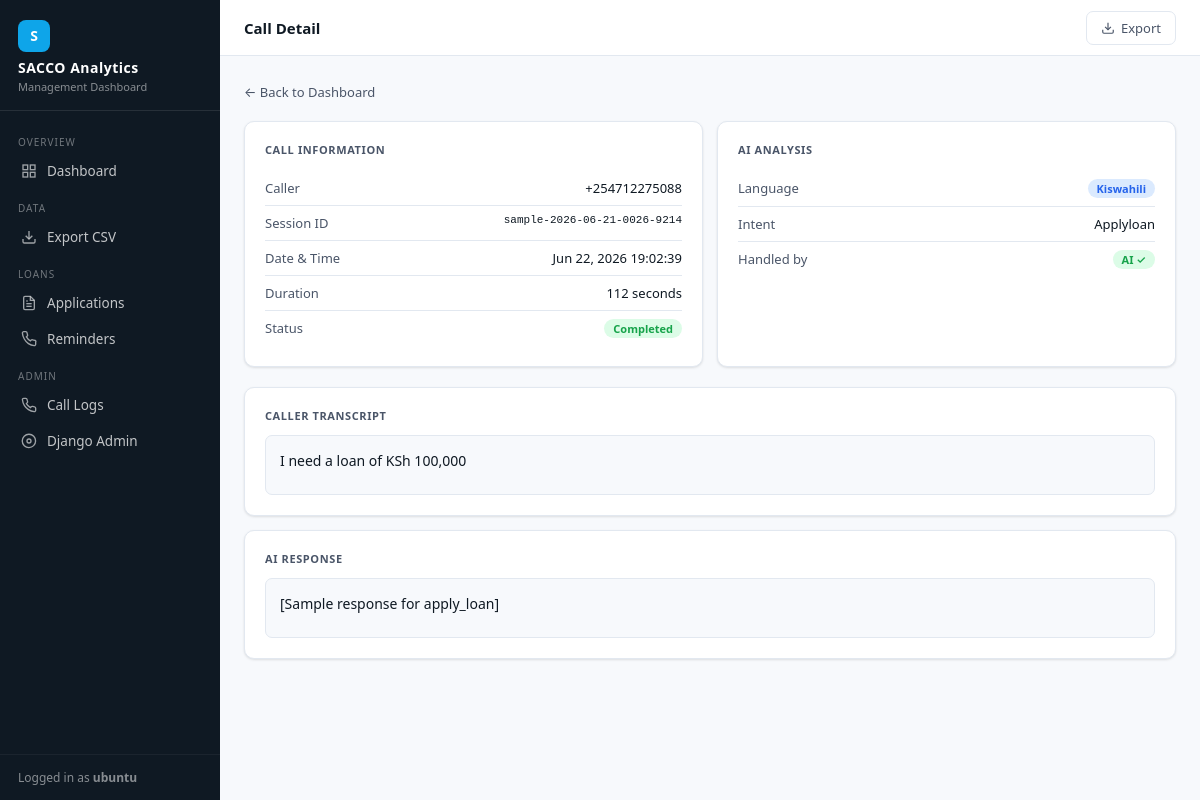
Screenshot of /analytics/call/574/ (signed in) with the database file from the repository.
### voice/models.py (models this page shows, shortened)
class CallLog(models.Model):
    STATUS_CHOICES = [
        ("received", "Received"),
        ("processing", "Processing"),
        ("completed", "Completed"),
        ("failed", "Failed"),
    ]
    LANGUAGE_CHOICES = [
        ("sw", "Kiswahili"),
        ("en", "English"),
        ("mixed", "Mixed"),
        ("", "Unknown"),
    ]
    caller_number = models.CharField(
        max_length=20,
        help_text="Caller's phone number in E.164 format, e.g. +254712345678",
    )
    session_id = models.CharField(
        max_length=100,
        unique=True,
        help_text="Africa's Talking session ID — unique per call",
    )
    status = models.CharField(
        max_length=20,
        choices=STATUS_CHOICES,
        default="received",
    )
    recording_url = models.URLField(
        blank=True,
        help_text="URL of the caller's recorded audio from Africa's Talking",
    )
    transcript = models.TextField(
        blank=True,
        help_text="Speech-to-text transcript of what the caller said",
    )
    language_detected = models.CharField(
        max_length=10,
        blank=True,
        choices=LANGUAGE_CHOICES,
        help_text="Language detected by Claude: 'sw', 'en', or 'mixed'",
    )
    intent_detected = models.CharField(
        max_length=50,
        blank=True,
        help_text=(
            "Intent classified by Claude, e.g. check_balance, apply_loan, etc."
        ),
    )
    response_given = models.TextField(
        blank=True,
        help_text="The text response spoken back to the caller via TTS",
    )
    created_at = models.DateTimeField(auto_now_add=True)
    duration_seconds = models.IntegerField(
        default=0,
        help_text="Call duration in seconds (populated after call ends)",
    )
    class Meta:
        ordering = ["-created_at"]
        verbose_name = "Call Log"
        verbose_name_plural = "Call Logs"

### analytics/views.py (the view)
# urls.py: path("call/<int:call_id>/", views.call_detail,    name="call_detail"),
@login_required
def call_detail(request, call_id):
    call = get_object_or_404(CallLog, pk=call_id)
    return render(request, "analytics/call_detail.html", {"call": call})

### analytics/templates/analytics/call_detail.html (shortened to what this page needs)
{% extends "analytics/base_dashboard.html" %}
{% block page_title %}Call Detail{% endblock %}
{% block content %}
<a href="{% url 'analytics:home' %}" class="back-link">
  ← Back to Dashboard
</a>
<div class="detail-grid">
  <div class="detail-card">
    <h3>Call Information</h3>
    <div class="field-row">
      <span class="field-label">Caller</span>
      <span class="field-value">{{ call.caller_number }}</span>
    </div>
    <div class="field-row">
      <span class="field-label">Session ID</span>
      <span class="field-value" style="font-family:monospace;font-size:11px;">{{ call.session_id }}</span>
    </div>
    <div class="field-row">
      <span class="field-label">Date &amp; Time</span>
      <span class="field-value">{{ call.created_at|date:"M j, Y H:i:s" }}</span>
    </div>
    <div class="field-row">
      <span class="field-label">Duration</span>
      <span class="field-value">{{ call.duration_seconds }} seconds</span>
    </div>
    <div class="field-row">
      <span class="field-label">Status</span>
      <span class="field-value">
        {% if call.status == "completed" %}
          <span class="badge badge-green">Completed</span>
        {% elif call.status == "failed" %}
          <span class="badge badge-red">Failed</span>
        {% elif call.status == "processing" %}
          <span class="badge badge-amber">Processing</span>
        {% else %}
          <span class="badge badge-gray">{{ call.status|title }}</span>
        {% endif %}
      </span>
    </div>
  </div>
  <div class="detail-card">
    <h3>AI Analysis</h3>
    <div class="field-row">
      <span class="field-label">Language</span>
      <span class="field-value">
        {% if call.language_detected == "sw" %}
          <span class="badge badge-blue">Kiswahili</span>
        {% elif call.language_detected == "en" %}
          <span class="badge badge-gray">English</span>
        {% elif call.language_detected == "mixed" %}
          <span class="badge badge-amber">Mixed</span>
        {% else %}
          <span class="badge badge-gray">Unknown</span>
        {% endif %}
      </span>
    </div>
    <div class="field-row">
      <span class="field-label">Intent</span>
      <span class="field-value">
        {% if call.intent_detected %}
          {{ call.intent_detected|cut:"_"|title }}
        {% else %}
          <span style="color:var(--ink-soft)">—</span>
        {% endif %}
      </span>
    </div>
    <div class="field-row">
      <span class="field-label">Handled by</span>
      <span class="field-value">
        {% if call.intent_detected == "speak_to_agent" or call.status == "failed" %}
          <span class="badge badge-amber">Human Agent</span>
        {% else %}
          <span class="badge badge-green">AI ✓</span>
        {% endif %}
      </span>
    </div>
  </div>
</div>
<div class="transcript-card">
  <h3>Caller Transcript</h3>
  {% if call.transcript %}
    <div class="transcript-text">{{ call.transcript }}</div>
  {% else %}
    <div class="transcript-text empty-text">No transcript available for this call.</div>
  {% endif %}
</div>
<div class="transcript-card">
  <h3>AI Response</h3>
  {% if call.response_given %}
    <div class="transcript-text">{{ call.response_given }}</div>
  {% else %}
    <div class="transcript-text empty-text">No response recorded.</div>
  {% endif %}
</div>
{% endblock %}

### analytics/templates/analytics/base_dashboard.html (shortened to what this page needs)
<!DOCTYPE html>
<html lang="en">
<head>
</head>
<body>
<aside class="sidebar" id="sidebar">
  <div class="sidebar-brand">
    <div class="logo-mark">S</div>
    <h1>SACCO Analytics</h1>
    <p>Management Dashboard</p>
  </div>
  <nav>
    <div class="nav-section">Overview</div>
    <a href="{% url 'analytics:home' %}"
       class="nav-link {% if request.resolver_match.url_name == 'home' %}active{% endif %}">
      <svg viewBox="0 0 24 24" fill="none" stroke="currentColor" stroke-width="2">
        <rect x="3" y="3" width="7" height="7"/><rect x="14" y="3" width="7" height="7"/>
        <rect x="3" y="14" width="7" height="7"/><rect x="14" y="14" width="7" height="7"/>
      </svg>
      Dashboard
    </a>
    <div class="nav-section">Data</div>
    <a href="{% url 'analytics:export_csv' %}" class="nav-link">
      <svg viewBox="0 0 24 24" fill="none" stroke="currentColor" stroke-width="2">
        <path d="M21 15v4a2 2 0 0 1-2 2H5a2 2 0 0 1-2-2v-4"/>
        <polyline points="7 10 12 15 17 10"/><line x1="12" y1="15" x2="12" y2="3"/>
      </svg>
      Export CSV
    </a>
    <div class="nav-section">Loans</div>
    <a href="{% url 'loans:applications_list' %}"
       class="nav-link {% if 'applications' in request.path %}active{% endif %}">
      <svg viewBox="0 0 24 24" fill="none" stroke="currentColor" stroke-width="2">
        <path d="M14 2H6a2 2 0 0 0-2 2v16a2 2 0 0 0 2 2h12a2 2 0 0 0 2-2V8z"/>
        <polyline points="14 2 14 8 20 8"/>
        <line x1="16" y1="13" x2="8" y2="13"/>
        <line x1="16" y1="17" x2="8" y2="17"/>
        <polyline points="10 9 9 9 8 9"/>
      </svg>
      Applications
    </a>
    <a href="{% url 'loans:reminders_list' %}"
       class="nav-link {% if 'reminders' in request.path %}active{% endif %}">
      Reminders
    </a>
    <div class="nav-section">Admin</div>
    <a href="/admin/voice/calllog/" class="nav-link">
      Call Logs
    </a>
    <a href="/admin/" class="nav-link">
      <svg viewBox="0 0 24 24" fill="none" stroke="currentColor" stroke-width="2">
        <circle cx="12" cy="12" r="3"/>
        <path d="M19.07 4.93A10 10 0 1 0 4.93 19.07 10 10 0 0 0 19.07 4.93z"/>
      </svg>
      Django Admin
    </a>
  </nav>
  <div class="sidebar-footer">
    Logged in as <strong>{{ request.user.username }}</strong>
  </div>
</aside>
<div class="main">
  <header class="topbar">
    <div style="display:flex;align-items:center;gap:12px;">
      <h2>{% block page_title %}Dashboard{% endblock %}</h2>
    </div>
    <div class="topbar-actions">
      <a href="{% url 'analytics:export_csv' %}" class="btn btn-ghost">
        <svg viewBox="0 0 24 24" fill="none" stroke="currentColor" stroke-width="2">
          <path d="M21 15v4a2 2 0 0 1-2 2H5a2 2 0 0 1-2-2v-4"/>
          <polyline points="7 10 12 15 17 10"/><line x1="12" y1="15" x2="12" y2="3"/>
        </svg>
        Export
      </a>
    </div>
  </header>
  <main class="page-body">
    {% block content %}{% endblock %}
  </main>
</div>
</body>
</html>

### analytics/templates/analytics/base_dashboard.html (style rules this page uses)
:root { --ink: #0f1923; --ink-soft: #4a5568; --surface: #f7f9fc; --card: #ffffff; --border: #e2e8f0; --green: #16a34a; --green-lt: #dcfce7; --amber: #d97706; --amber-lt: #fef3c7; --red: #dc2626; --red-lt: #fee2e2; --blue: #2563eb; --blue-lt: #dbeafe; --accent: #0ea5e9; --sidebar-w: 220px; --radius: 10px; --shadow: 0 1px 3px rgba(0,0,0,.08), 0 1px 2px rgba(0,0,0,.04); }
*, *::before, *::after { box-sizing: border-box; margin: 0; padding: 0; }
body { font-family: system-ui, -apple-system, "Segoe UI", sans-serif; background: var(--surface); color: var(--ink); min-height: 100vh; display: flex; }
.sidebar { width: var(--sidebar-w); background: var(--ink); color: #fff; display: flex; flex-direction: column; position: fixed; top: 0; left: 0; bottom: 0; z-index: 100; transition: transform .25s ease; }
.sidebar-brand { padding: 20px 18px 16px; border-bottom: 1px solid rgba(255,255,255,.1); }
.sidebar-brand .logo-mark { display: inline-block; width: 32px; height: 32px; background: var(--accent); border-radius: 8px; font-weight: 800; font-size: 14px; line-height: 32px; text-align: center; margin-bottom: 8px; }
.sidebar-brand h1 { font-size: 14px; font-weight: 700; letter-spacing: .5px; line-height: 1.2; }
.sidebar-brand p { font-size: 11px; opacity: .5; margin-top: 2px; }
nav { flex: 1; padding: 12px 0; }
.nav-section { font-size: 10px; text-transform: uppercase; letter-spacing: 1px; opacity: .4; padding: 12px 18px 4px; }
.nav-link { display: flex; align-items: center; gap: 10px; padding: 9px 18px; font-size: 13.5px; color: rgba(255,255,255,.75); text-decoration: none; border-left: 3px solid transparent; transition: all .15s; }
.nav-link svg { width: 16px; height: 16px; opacity: .8; flex-shrink: 0; }
.sidebar-footer { padding: 14px 18px; border-top: 1px solid rgba(255,255,255,.1); font-size: 12px; opacity: .5; }
.main { margin-left: var(--sidebar-w); flex: 1; display: flex; flex-direction: column; min-height: 100vh; }
.topbar { position: sticky; top: 0; background: var(--card); border-bottom: 1px solid var(--border); padding: 0 24px; height: 56px; display: flex; align-items: center; justify-content: space-between; z-index: 50; }
.topbar h2 { font-size: 15px; font-weight: 600; }
.topbar-actions { display: flex; gap: 10px; align-items: center; }
.btn { display: inline-flex; align-items: center; gap: 6px; padding: 7px 14px; border-radius: 7px; font-size: 13px; font-weight: 500; cursor: pointer; border: 1px solid transparent; text-decoration: none; transition: all .15s; }
.btn-ghost { background: transparent; border-color: var(--border); color: var(--ink-soft); }
.btn svg { width: 14px; height: 14px; }
.page-body { padding: 24px; flex: 1; }

### analytics/templates/analytics/call_detail.html (style rules this page uses)
.back-link { display: inline-flex; align-items: center; gap: 6px; color: var(--ink-soft); text-decoration: none; font-size: 13px; margin-bottom: 20px; }
.detail-grid { display: grid; grid-template-columns: 1fr 1fr; gap: 14px; margin-bottom: 20px; }
.detail-card { background: var(--card); border: 1px solid var(--border); border-radius: var(--radius); padding: 20px; box-shadow: var(--shadow); }
.detail-card h3 { font-size: 11px; font-weight: 600; text-transform: uppercase; letter-spacing: .6px; color: var(--ink-soft); margin-bottom: 14px; }
.field-row { display: flex; justify-content: space-between; align-items: flex-start; padding: 8px 0; border-bottom: 1px solid var(--border); font-size: 13px; }
.field-row:last-child { border-bottom: none; }
.field-label { color: var(--ink-soft); flex-shrink: 0; margin-right: 12px; }
.field-value { font-weight: 500; text-align: right; }
.transcript-card { background: var(--card); border: 1px solid var(--border); border-radius: var(--radius); padding: 20px; box-shadow: var(--shadow); margin-bottom: 14px; }
.transcript-card h3 { font-size: 11px; font-weight: 600; text-transform: uppercase; letter-spacing: .6px; color: var(--ink-soft); margin-bottom: 12px; }
.transcript-text { background: var(--surface); border: 1px solid var(--border); border-radius: 7px; padding: 14px; font-size: 14px; line-height: 1.6; white-space: pre-wrap; min-height: 60px; }
.badge { display: inline-block; padding: 2px 9px; border-radius: 20px; font-size: 11px; font-weight: 600; }
.badge-green { background: var(--green-lt); color: var(--green); }
.badge-blue { background: var(--blue-lt); color: var(--blue); }

### rows the page displays
CallLog: caller_number "+254712275088", session_id "sample-2026-06-21-0026-9214", created_at "Jun 22, 2026 19:02:39", duration_seconds "112", intent_detected "Applyloan", transcript "I need a loan of KSh 100,000", response_given "[Sample response for apply_loan]"

### other values shown
{{ request.user.username }} "ubuntu"
